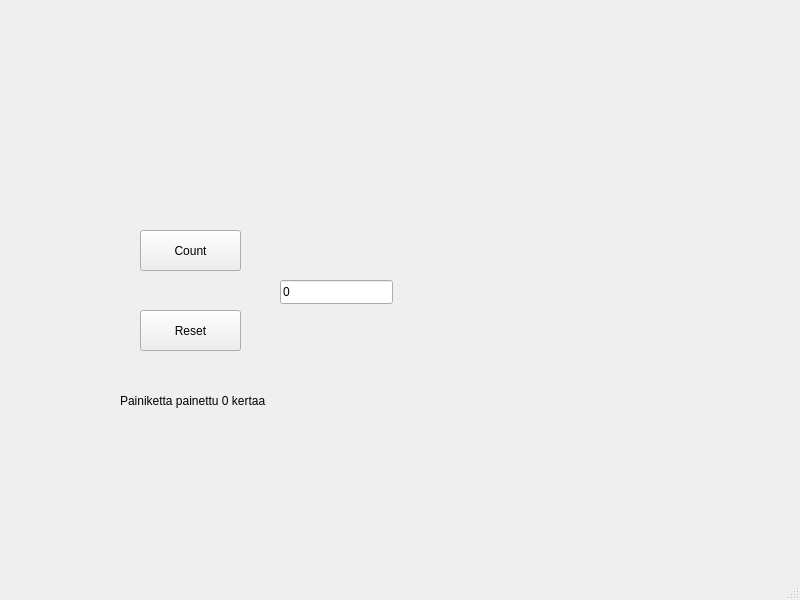
<?xml version="1.0" encoding="UTF-8"?>
<ui version="4.0">
 <class>MainWindow</class>
 <widget class="QMainWindow" name="MainWindow">
  <property name="geometry">
   <rect>
    <x>0</x>
    <y>0</y>
    <width>800</width>
    <height>600</height>
   </rect>
  </property>
  <property name="windowTitle">
   <string>MainWindow</string>
  </property>
  <widget class="QWidget" name="centralwidget">
   <widget class="QPushButton" name="btnCount">
    <property name="geometry">
     <rect>
      <x>140</x>
      <y>230</y>
      <width>101</width>
      <height>41</height>
     </rect>
    </property>
    <property name="text">
     <string>Count</string>
    </property>
   </widget>
   <widget class="QPushButton" name="btnReset">
    <property name="geometry">
     <rect>
      <x>140</x>
      <y>310</y>
      <width>101</width>
      <height>41</height>
     </rect>
    </property>
    <property name="text">
     <string>Reset</string>
    </property>
   </widget>
   <widget class="QLineEdit" name="txtResult">
    <property name="geometry">
     <rect>
      <x>280</x>
      <y>280</y>
      <width>113</width>
      <height>24</height>
     </rect>
    </property>
    <property name="text">
     <string>0</string>
    </property>
   </widget>
   <widget class="QLabel" name="label">
    <property name="geometry">
     <rect>
      <x>120</x>
      <y>380</y>
      <width>281</width>
      <height>41</height>
     </rect>
    </property>
    <property name="text">
     <string>Painiketta painettu 0 kertaa</string>
    </property>
   </widget>
  </widget>
  <widget class="QMenuBar" name="menubar">
   <property name="geometry">
    <rect>
     <x>0</x>
     <y>0</y>
     <width>800</width>
     <height>21</height>
    </rect>
   </property>
  </widget>
  <widget class="QStatusBar" name="statusbar"/>
 </widget>
 <resources/>
 <connections/>
</ui>
